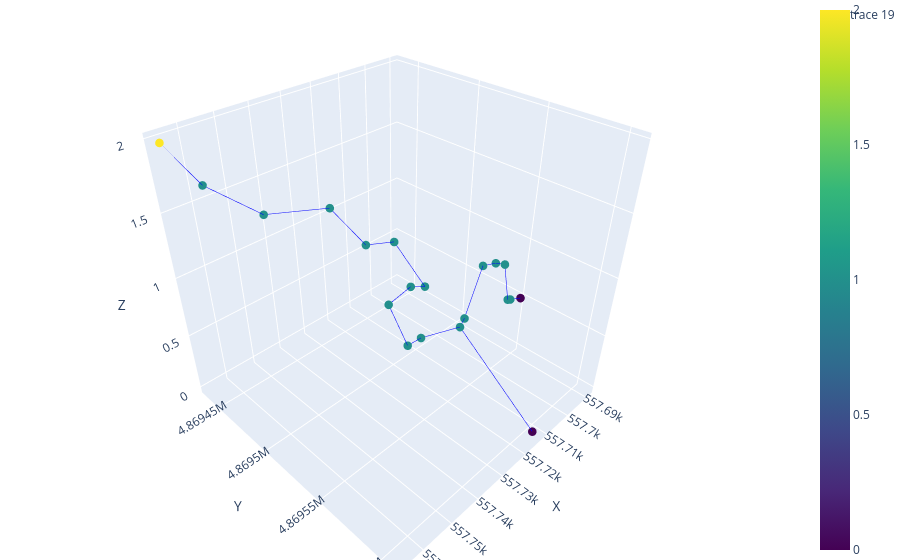

The cell this chart's notebook holds for it:
### Code cell
import plotly.graph_objects as go
line_traces = []
for line in lines:
    line_traces.append(
        go.Scatter3d(
            x=line[:,0],
            y=line[:,1],
            z=line[:,2],
            mode='lines',
            line=dict(color='blue', width=1),
            showlegend=False
        )
    )
node_type_map = {cat: i for i, cat in enumerate(nodes.type.unique())}
node_colors = nodes.type.map(node_type_map)
# Scatter for nodes
scatter = go.Scatter3d(
    x=nodes.x,
    y=nodes.y,
    z=nodes.z,
    mode='markers',
    marker=dict(
        size=5,
        color=node_colors,  # categorical or numeric
        colorscale='Viridis',
        showscale=True
    )
)

# Combine and plot
fig = go.Figure(data=line_traces + [scatter])
fig.update_layout(
    scene=dict(
        xaxis_title='X',
        yaxis_title='Y',
        zaxis_title='Z'
    ),
    margin=dict(l=0, r=0, b=0, t=0)
)

fig.show()

### Figure 1 — Plotly figure (JSON) as saved in the notebook; plotly's stock layout.template omitted (floating-point values rounded to 4 significant figures)
{"data": [{"line": {"color": "blue", "width": 1}, "mode": "lines", "showlegend": false, "type": "scatter3d", "x": [557700.0, 557700.0], "y": [4870000.0, 4870000.0], "z": [0.5, 0.5]}, {"line": {"color": "blue", "width": 1}, "mode": "lines", "showlegend": false, "type": "scatter3d", "x": [557700.0, 557700.0], "y": [4870000.0, 4870000.0], "z": [0.5, 0.5]}, {"line": {"color": "blue", "width": 1}, "mode": "lines", "showlegend": false, "type": "scatter3d", "x": [557700.0, 557700.0], "y": [4870000.0, 4870000.0], "z": [0.8424, 0.5]}, {"line": {"color": "blue", "width": 1}, "mode": "lines", "showlegend": false, "type": "scatter3d", "x": [557700.0, 557700.0], "y": [4870000.0, 4870000.0], "z": [0.8424, 0.8424]}, {"line": {"color": "blue", "width": 1}, "mode": "lines", "showlegend": false, "type": "scatter3d", "x": [557700.0, 557700.0], "y": [4870000.0, 4870000.0], "z": [0.8424, 0.8424]}, {"line": {"color": "blue", "width": 1}, "mode": "lines", "showlegend": false, "type": "scatter3d", "x": [557700.0, 557700.0], "y": [4870000.0, 4870000.0], "z": [0.6191, 0.8424]}, {"line": {"color": "blue", "width": 1}, "mode": "lines", "showlegend": false, "type": "scatter3d", "x": [557700.0, 557700.0], "y": [4870000.0, 4870000.0], "z": [0.6191, 0.6191]}, {"line": {"color": "blue", "width": 1}, "mode": "lines", "showlegend": false, "type": "scatter3d", "x": [557700.0, 557700.0], "y": [4870000.0, 4870000.0], "z": [0.7382, 0.6191]}, {"line": {"color": "blue", "width": 1}, "mode": "lines", "showlegend": false, "type": "scatter3d", "x": [557700.0, 557700.0], "y": [4870000.0, 4870000.0], "z": [0.7382, 0.7382]}, {"line": {"color": "blue", "width": 1}, "mode": "lines", "showlegend": false, "type": "scatter3d", "x": [557700.0, 557700.0], "y": [4870000.0, 4870000.0], "z": [0.9615, 0.7382]}, {"line": {"color": "blue", "width": 1}, "mode": "lines", "showlegend": false, "type": "scatter3d", "x": [557700.0, 557700.0], "y": [4870000.0, 4870000.0], "z": [0.9615, 0.9615]}, {"line": {"color": "blue", "width": 1}, "mode": "lines", "showlegend": false, "type": "scatter3d", "x": [557700.0, 557700.0], "y": [4870000.0, 4870000.0], "z": [0.8424, 0.9615]}, {"line": {"color": "blue", "width": 1}, "mode": "lines", "showlegend": false, "type": "scatter3d", "x": [557700.0, 557700.0], "y": [4870000.0, 4870000.0], "z": [1.185, 0.8424]}, {"line": {"color": "blue", "width": 1}, "mode": "lines", "showlegend": false, "type": "scatter3d", "x": [557700.0, 557700.0], "y": [4870000.0, 4870000.0], "z": [1.185, 1.185]}, {"line": {"color": "blue", "width": 1}, "mode": "lines", "showlegend": false, "type": "scatter3d", "x": [557700.0, 557700.0], "y": [4869000.0, 4870000.0], "z": [1.408, 1.185]}, {"line": {"color": "blue", "width": 1}, "mode": "lines", "showlegend": false, "type": "scatter3d", "x": [557800.0, 557700.0], "y": [4869000.0, 4869000.0], "z": [1.527, 1.408]}, {"line": {"color": "blue", "width": 1}, "mode": "lines", "showlegend": false, "type": "scatter3d", "x": [557800.0, 557800.0], "y": [4869000.0, 4869000.0], "z": [1.751, 1.527]}, {"line": {"color": "blue", "width": 1}, "mode": "lines", "showlegend": false, "type": "scatter3d", "x": [557800.0, 557800.0], "y": [4869000.0, 4869000.0], "z": [1.974, 1.751]}, {"line": {"color": "blue", "width": 1}, "mode": "lines", "showlegend": false, "type": "scatter3d", "x": [557700.0, 557700.0], "y": [4870000.0, 4870000.0], "z": [0.6191, 0.0]}, {"marker": {"color": [0, 1, 1, 1, 1, 1, 1, 1, 1, 1, 1, 1, 1, 1, 1, 1, 1, 1, 2, 0], "colorscale": [[0, "#440154"], [0.1111, "#482878"], [0.2222, "#3e4989"], [0.3333, "#31688e"], [0.4444, "#26828e"], [0.5556, "#1f9e89"], [0.6667, "#35b779"], [0.7778, "#6ece58"], [0.8889, "#b5de2b"], [1, "#fde725"]], "showscale": true, "size": 5}, "mode": "markers", "type": "scatter3d", "x": [557700.0, 557700.0, 557700.0, 557700.0, 557700.0, 557700.0, 557700.0, 557700.0, 557700.0, 557700.0, 557700.0, 557700.0, 557700.0, 557700.0, 557700.0, 557700.0, 557800.0, 557800.0, 557800.0, 557700.0], "y": [4870000.0, 4870000.0, 4870000.0, 4870000.0, 4870000.0, 4870000.0, 4870000.0, 4870000.0, 4870000.0, 4870000.0, 4870000.0, 4870000.0, 4870000.0, 4870000.0, 4870000.0, 4869000.0, 4869000.0, 4869000.0, 4869000.0, 4870000.0], "z": [0.5, 0.5, 0.8424, 0.8424, 0.8424, 0.5, 0.6191, 0.6191, 0.7382, 0.7382, 0.9615, 0.9615, 0.8424, 1.185, 1.185, 1.408, 1.527, 1.751, 1.974, 0.0]}], "layout": {"margin": {"b": 0, "l": 0, "r": 0, "t": 0}, "scene": {"xaxis": {"title": {"text": "X"}}, "yaxis": {"title": {"text": "Y"}}, "zaxis": {"title": {"text": "Z"}}}}}
